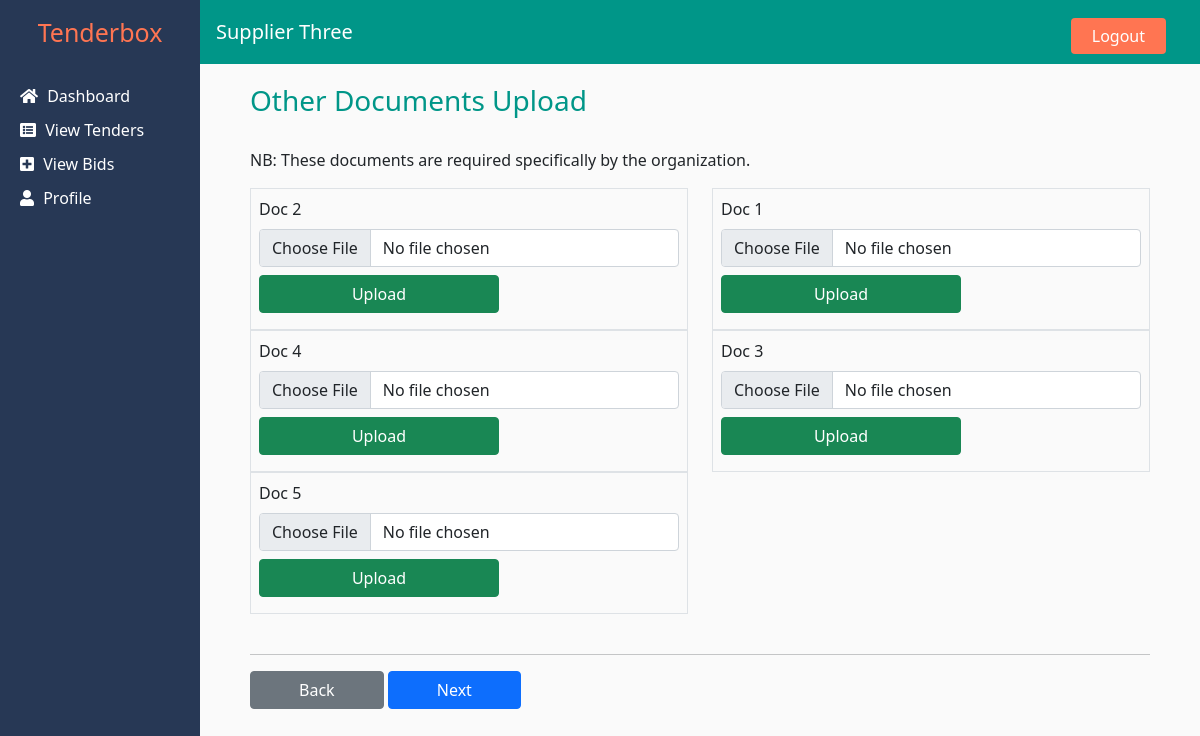
The page /supplier/other_docs_upload.php?tenderid=27 (signed in) on the database its author committed.
### tables this page shows
CREATE TABLE `supplier` (
  `id` int(11) NOT NULL,
  `name` varchar(250) NOT NULL,
  `email` varchar(250) NOT NULL,
  `password` varchar(250) NOT NULL,
  `phone` varchar(200) NOT NULL,
  `startyear` int(11) NOT NULL,
  `description` text NOT NULL,
  `type` varchar(200) NOT NULL
);

CREATE TABLE `required_documents` (
  `id` int(11) NOT NULL,
  `tender_id` int(11) NOT NULL,
  `document` varchar(100) NOT NULL,
  `marks` int(11) NOT NULL
);

### supplier/other_docs_upload.php (the view, shortened to what this page needs)
<?php
include 'includes/config.php';
include 'includes/header.php';
$tender_id = $_GET['tenderid'];
$req_docresult = $conn->query("select * from required_documents where tender_id = '$tender_id'");
$req_docsize = mysqli_num_rows($req_docresult);
?>
<main class="d-flex">
    <?php include 'includes/sidebar.php' ?>
    <section class="page-container">
        <h3 class="page-title">Other Documents Upload </h3>
        <p>NB: These documents are required specifically by the organization.</p>
        <?php if($req_docsize <= 0 ): ?>
          <div class="py-5 text-center">
            <h4 class="text-primary">No Other document is required</h4>
          </div>
        <?php else: ?>
          <div class="row">
            <?php while($row = mysqli_fetch_assoc($req_docresult)):
              $n_array =  explode(" ",$row['document']);
              $d_name = strtolower(implode("_",$n_array));
              $docresult = $conn->query("select * from otherdocs where tender_id = '$tender_id' and supplier_id = '$supplier_id' and name= '$d_name'");
              $docsize = mysqli_num_rows($docresult);
            ?>
              <form method="POST" class="col col-6 submitForm" enctype="multipart/form-data">
                    <div class="border p-2">
                        <label for="<?php echo $d_name ?>" class="form-label">
                          <?php echo $row['document'] ?>
                        </label>
                        <input <?php echo $docsize>0?"disabled":""; ?> type="file" name="<?php echo $d_name ?>" class="form-control">
                        <button <?php echo $docsize>0?"disabled":""; ?> id="submitBtn" class="btn-success btn my-2" style="width: 240px;">Upload</button>
                    </div>
              </form>
            <?php endwhile ?>
          </div>
        <?php endif ?>
        <br>
        <hr>
        <div class="form-group">
        <button id="backBtn" class="btn btn-secondary px-5">Back</button>
        <button id="nextBtn" class="btn btn-primary px-5">Next</button>
        </div>
    </section>
</main>
<?php include 'includes/footer.php' ?>

### supplier/includes/header.php (shortened to what this page needs)
<?php
include 'config.php';
$supplier_id =$_SESSION['supplier_id'];
$supresult = $conn->query("SELECT * FROM supplier where id ='$supplier_id'");
$array = mysqli_fetch_assoc($supresult);
?>
<!DOCTYPE html>
<html lang="en">
<head>
    <link href="https://cdnjs.cloudflare.com/ajax/libs/font-awesome/5.15.4/css/all.min.css" rel="stylesheet">
    <link rel="stylesheet" href="css/bootstrap.min.css">
    <link rel="stylesheet" href="css/style.css">
</head>
<body>
    <nav class="nav">
        <h1 class="navbar-brand">Tenderbox</h1>
        <div class="nav-bar">
            <h5><?php echo $array['name'] ?></h5>
            <a href="logout.php" class="btn logout-btn" type="submit">Logout</a>
        </div>
    </nav>

### supplier/css/style.css (style rules this page uses)
a, a:hover { text-decoration: none; }
nav.nav { height: 4rem; background-color: #009688; }
.navbar-brand { width: 200px; height: 100%; font-size: 25px; background-color: #273855; display: flex; align-items: center; justify-content: center; color: #ff7552; }
.nav-bar { display: flex; align-items: center; width: calc(100% - 250px); }
.nav-bar h5 { color: #fff; }
.logout-btn, .logout-btn:hover { background-color: #ff7552; margin-left: auto; padding: 5px 20px; color: #fff; }
.page-container { padding: 0px 50px; padding-bottom: 50px; background-color: #fafafa; flex: 1; }
.page-title { margin-top: 20px; margin-bottom: 30px; color: #009688; }

### rows shown on the page
supplier: name "Supplier Three"
required_documents: document "Doc 2"
required_documents: document "Doc 1"
required_documents: document "Doc 4"
required_documents: document "Doc 3"
required_documents: document "Doc 5"
